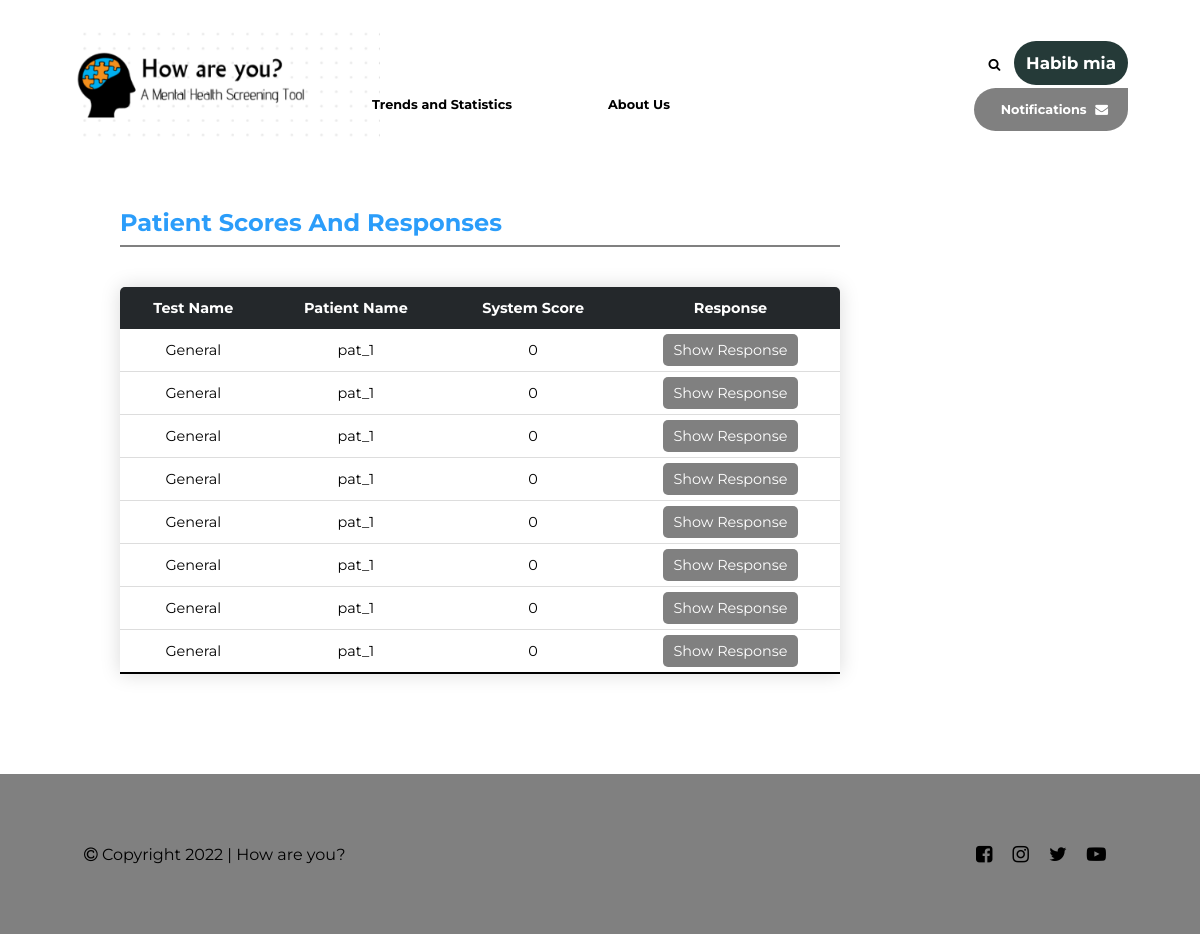
Page /test_result_poll (signed in) on the earlier database version.
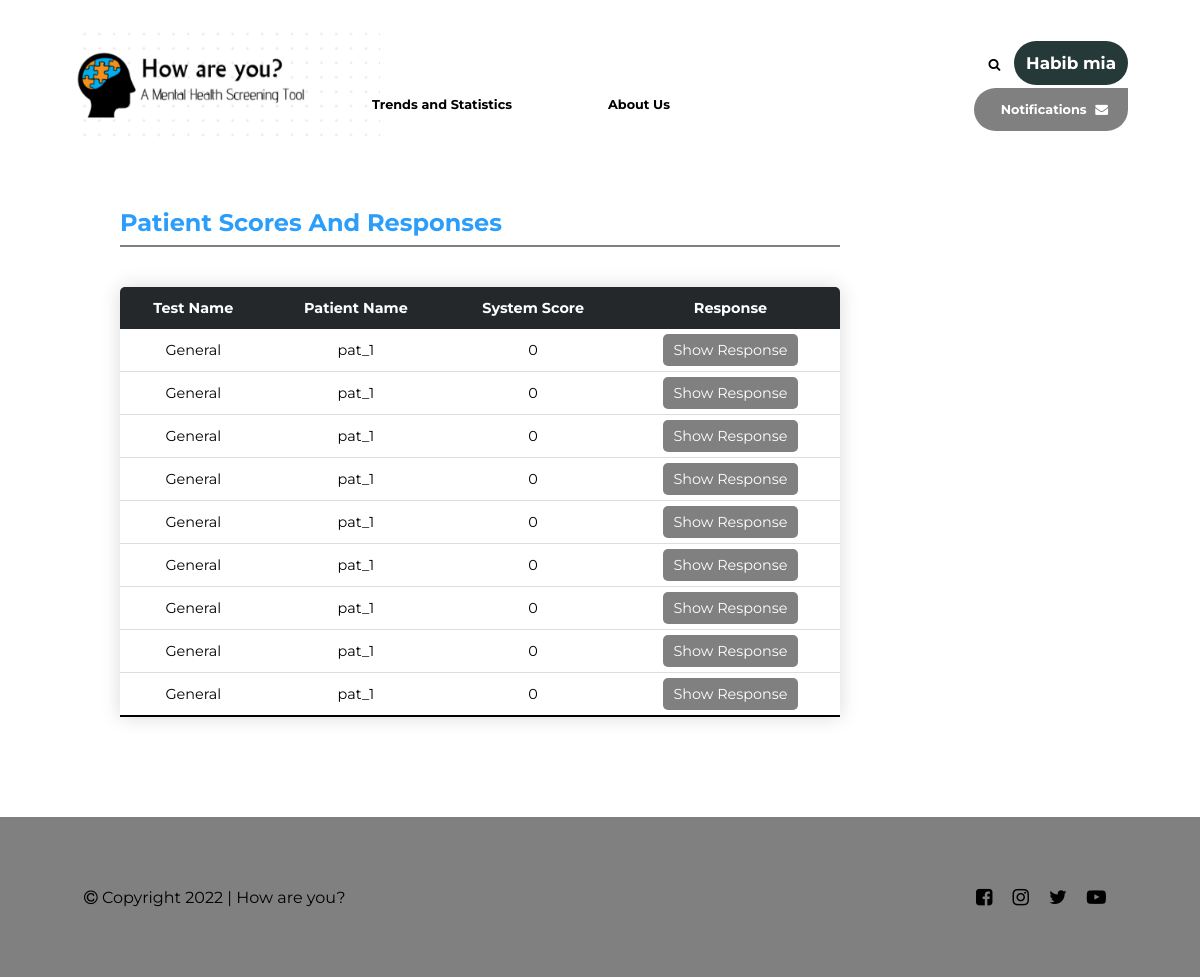
Same page on the later database version.
### take_questionnaire/models.py (models this page shows)
class TestResult(models.Model):
    test = models.ForeignKey(Test, on_delete=models.CASCADE)
    patient = models.ForeignKey(Patient, on_delete=models.CASCADE)
    verifier = models.ForeignKey(Psychiatrist, on_delete=models.SET_NULL, null=True, default=None)
    questions = models.ManyToManyField(Question, through='Answer')
    submission_time = models.DateTimeField(default=timezone.now)
    comment = models.TextField(default='')
    def sum_score(self):
        score = 0
        for question in self.questions.all():
            answer = Answer.objects.get(testresult=self, question=question)
            score += answer.score
        return score

class Test(models.Model):
    added_by = models.ForeignKey(Psychiatrist, on_delete=models.DO_NOTHING)
    name = models.CharField("Name of the test", max_length=FIELD_LENGTH, null=False, blank=False)
    created_at = models.DateTimeField(default=timezone.now)
    is_approved = models.CharField(max_length=CHOICE_LENGTH, choices=Status.choices, default=Status.PENDING_APPROVAL)
    questions = models.ManyToManyField(Question, through='TestQuestion')

class Question(models.Model):
    added_by = models.ForeignKey(Psychiatrist, on_delete=models.CASCADE)
    class QuestionType(models.TextChoices):
        RADIO = 'RD', gettext_lazy('Radio')
        SLIDER = 'SL', gettext_lazy('Number Slider')
        MUL_CHOICE = 'CH', gettext_lazy('Multiple Choice')
    type = models.CharField(max_length=2, choices=QuestionType.choices, default=QuestionType.RADIO)
    created_at = models.DateTimeField(default=timezone.now)
    changed_at = models.DateTimeField(default=timezone.now)
    question_text = models.CharField(max_length=TEXT_FIELD, null=False, blank=False, default=UNSPECIFIED)

class Answer(models.Model):
    testresult = models.ForeignKey(TestResult, on_delete=models.CASCADE)
    question = models.ForeignKey(Question, on_delete=models.CASCADE)
    response = models.CharField(max_length=FIELD_LENGTH, null=False, blank=False, default=UNSPECIFIED)
    score = models.IntegerField(default=0)

### persons/models.py (models this page shows)
class Person(models.Model):
	username = models.CharField(max_length=200,primary_key=True)
	name = models.CharField(max_length=200, default="Unknown")
	password = models.CharField(max_length=50)
	email = models.EmailField(max_length=50)
	joined_at = models.DateTimeField(default=timezone.now)
	date_of_birth = models.DateTimeField(default=timezone.now,null=False,blank=False)
	gender = models.CharField(
        max_length=1,
        choices=Gender.choices,
        null=False,
        blank=False,
        default=Gender.FEMALE,
    )
	mobile_number = models.CharField(null=True,max_length=50,blank=True)

### psychiatrists/views.py (the view)
# urls.py: path('test_result_poll', views.test_result_poll, name='test_result_poll'),
def test_result_poll(request):
	assert('username' in request.session)
	context={}
	context['my'] = Psychiatrist.objects.get(username=request.session['username'])
	context['testresults'] = TestResult.objects.filter(verifier = None)
	return render(request , 'psychiatrists/test_result_poll.html',context)

### psychiatrists/templates/psychiatrists/test_result_poll.html (shortened to what this page needs)
{% load static %}
<!DOCTYPE html>
<html lang="en">
<head>
    <link rel="stylesheet" href="https://cdnjs.cloudflare.com/ajax/libs/font-awesome/4.7.0/css/font-awesome.min.css">
    <link rel="stylesheet" href="{% static 'psychiatrists/zaber.css' %}">
    <link rel="stylesheet" href="{% static 'psychiatrists/styles.css' %}">
</head>
<body>
    <div class="container">
        <section class="header">
            {% include "logo.html" %}
            <nav>
                <ul class="nav-links">
                    <li>Trends and Statistics</li>
                    <li>About Us</li>
                </ul>
                <span class="nav-right">
                    <span>
                        <i class="fa fa-search" style="margin-right: 10px;"></i>
                        <span class="avatar">{{my.name}}</span>
                    </span>
                    <span class="notifi-box">
                        Notifications
                        <i class="fa fa-envelope" style="margin-left: 5px;"></i>
                    </span>
                </span>
            </nav>
        </section>
        <section class="body-sec">
            <ul class="test-ovrs">
                <li>
                    <span class="test-name">Patient Scores And Responses</span><br>
                    <hr style="border: 1px solid grey; margin-top: 1ex; width: 75%;">
                </li>
            </ul>
            <table class="content-table">
                <thead>
                    <tr>
                    <th>Test Name</th>
                    <th>Patient Name</th>
                    <th>System Score</th>
                    <th>Response</th>
                    </tr>
                </thead>
                <tbody>
                    {% for testresult in testresults%}
                    <tr>
                        <td>{{testresult.test.name}}</td>
                        <td>{{testresult.patient.name}}</td>
                        <td>{{testresult.sum_score}}</td>
                        <td> <span class="table-elem" onclick="location.href='{% url 'psychiatrists:test_result_varify' testresult.id %}'">Show Response</span> </td>
                    </tr>
                    {% endfor %}
                </tbody>
            </table>
        </section>
    </div>
    <section class="footer">
        <span><i class="fa fa-copyright"></i> Copyright <span class="year"></span> | How are you?</span>
        <div>
            <ul class="social-media">
                <li><a href="#"><i class="fa fa-facebook-square"></i></a></li>
                <li><a href="#"><i class="fa fa-instagram"></i></a></li>
                <li><a href="#"><i class="fa fa-twitter"></i></a></li>
                <li><a href="#"><i class="fa fa-youtube-play"></i></a></li>
            </ul>
        </div>
    </section>
</body>
</html>

Differences in the rows shown:
added TestResult: test.name "General", patient.name "pat_1", sum_score "0"
